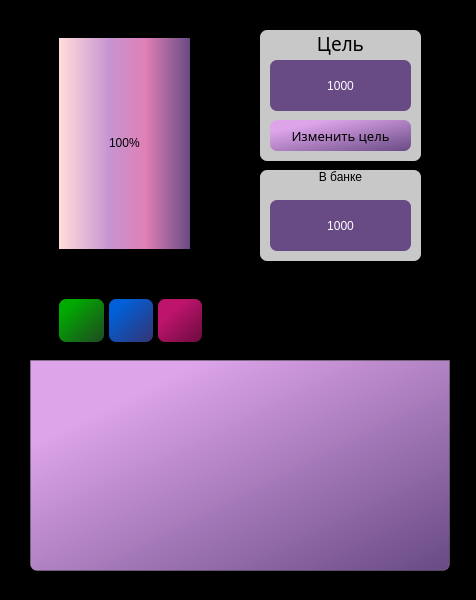
<?xml version="1.0" encoding="UTF-8"?>
<ui version="4.0">
 <class>MainWindow</class>
 <widget class="QMainWindow" name="MainWindow">
  <property name="geometry">
   <rect>
    <x>0</x>
    <y>0</y>
    <width>476</width>
    <height>600</height>
   </rect>
  </property>
  <property name="windowTitle">
   <string>Банка</string>
  </property>
  <property name="styleSheet">
   <string notr="true">background-color: rgb(0,0,0);</string>
  </property>
  <widget class="QWidget" name="centralwidget">
   <widget class="QWidget" name="banka" native="true">
    <property name="geometry">
     <rect>
      <x>30</x>
      <y>20</y>
      <width>191</width>
      <height>241</height>
     </rect>
    </property>
    <widget class="QProgressBar" name="progressBar">
     <property name="geometry">
      <rect>
       <x>29</x>
       <y>18</y>
       <width>131</width>
       <height>211</height>
      </rect>
     </property>
     <property name="styleSheet">
      <string notr="true">QProgressBar::chunk {
	background-color: qlineargradient(spread:pad, x1:0, y1:0.716, x2:1, y2:0.716, stop:0.0113636 rgba(255, 219, 219, 255), stop:0.386364 rgba(198, 148, 209, 255), stop:0.659091 rgba(224, 128, 182, 255), stop:1 rgba(104, 74, 132, 255));
}
QProgressBar {
text-align: center;
color: rgb(0, 0, 0);
font: 900 14pt &quot;Arial Black&quot;;
}
</string>
     </property>
     <property name="value">
      <number>100</number>
     </property>
     <property name="alignment">
      <set>Qt::AlignLeading|Qt::AlignLeft|Qt::AlignVCenter</set>
     </property>
     <property name="textVisible">
      <bool>true</bool>
     </property>
     <property name="orientation">
      <enum>Qt::Vertical</enum>
     </property>
    </widget>
    <widget class="QFrame" name="verticalFrame_2">
     <property name="geometry">
      <rect>
       <x>-10</x>
       <y>10</y>
       <width>211</width>
       <height>231</height>
      </rect>
     </property>
     <property name="styleSheet">
      <string notr="true">background-color: qlineargradient(spread:pad, x1:0, y1:0, x2:1, y2:1, stop:1 rgba(0, 0, 0, 0));
image: url(:/img/img/plese.png);</string>
     </property>
     <layout class="QVBoxLayout" name="verticalLayout_3"/>
    </widget>
   </widget>
   <widget class="QTableView" name="tableView">
    <property name="geometry">
     <rect>
      <x>30</x>
      <y>360</y>
      <width>420</width>
      <height>211</height>
     </rect>
    </property>
    <property name="styleSheet">
     <string notr="true">QTableView {
background-color: qlineargradient(spread:pad, x1:1, y1:1, x2:0.205, y2:0.198864, stop:0 rgba(104, 74, 132, 255), stop:1 rgba(221, 164, 233, 255)); 
border: 1px solid rgba(255,255,255,40);
border-bottom-right-radius: 7px; 
border-bottom-left-radius: 7px; 
color: black;
font: 700 8pt &quot;Arial Black&quot;;
}

QHeaderView::section {
background-color: rgb(104, 74, 132);
color: white;
border: none;
height: 50px;
font-size: 12pt;
}

QTableView::item {
    border-style: none;
    border-bottom: 1px solid rgba(255,255,255,50);

}

QTableView::item:selected{
	border: none;
	color: rgb(255, 255, 255);
    background-color: rgba(255, 255, 255, 50);
}</string>
    </property>
    <property name="verticalScrollBarPolicy">
     <enum>Qt::ScrollBarAlwaysOff</enum>
    </property>
    <property name="horizontalScrollBarPolicy">
     <enum>Qt::ScrollBarAlwaysOff</enum>
    </property>
    <property name="textElideMode">
     <enum>Qt::ElideMiddle</enum>
    </property>
    <property name="showGrid">
     <bool>false</bool>
    </property>
    <property name="sortingEnabled">
     <bool>true</bool>
    </property>
    <attribute name="horizontalHeaderDefaultSectionSize">
     <number>140</number>
    </attribute>
    <attribute name="verticalHeaderVisible">
     <bool>false</bool>
    </attribute>
   </widget>
   <widget class="QFrame" name="verticalFrame">
    <property name="geometry">
     <rect>
      <x>50</x>
      <y>290</y>
      <width>161</width>
      <height>61</height>
     </rect>
    </property>
    <layout class="QHBoxLayout" name="horizontalLayout">
     <property name="spacing">
      <number>5</number>
     </property>
     <item>
      <widget class="QPushButton" name="addButton">
       <property name="maximumSize">
        <size>
         <width>50</width>
         <height>50</height>
        </size>
       </property>
       <property name="font">
        <font>
         <family>Arial Black</family>
         <pointsize>14</pointsize>
         <italic>false</italic>
         <fontweight>ExtraBold</fontweight>
        </font>
       </property>
       <property name="mouseTracking">
        <bool>true</bool>
       </property>
       <property name="autoFillBackground">
        <bool>false</bool>
       </property>
       <property name="styleSheet">
        <string notr="true">QPushButton {
background-color: qlineargradient(spread:pad, x1:1, y1:1, x2:0.198, y2:0.1875, stop:0 rgba(32, 72, 34, 255), stop:1 rgba(0, 170, 0, 255));
border-radius: 7px;
font: 800 14pt &quot;Arial Black&quot;;
}
QPushButton:hover {
background-color: rgb(98, 190, 93);
border-radius: 7px;
font: 800 14pt &quot;Arial Black&quot;;
}
QPushButton:pressed {
background-color: rgb(32, 72, 34);
border-radius: 7px;
font: 800 14pt &quot;Arial Black&quot;;
}
</string>
       </property>
       <property name="text">
        <string/>
       </property>
       <property name="icon">
        <iconset resource="res_rc.qrc">
         <normaloff>:/img/img/add_circle.svg</normaloff>:/img/img/add_circle.svg</iconset>
       </property>
       <property name="iconSize">
        <size>
         <width>25</width>
         <height>25</height>
        </size>
       </property>
       <property name="checkable">
        <bool>false</bool>
       </property>
       <property name="autoDefault">
        <bool>false</bool>
       </property>
       <property name="default">
        <bool>false</bool>
       </property>
      </widget>
     </item>
     <item>
      <widget class="QPushButton" name="editButton">
       <property name="maximumSize">
        <size>
         <width>50</width>
         <height>50</height>
        </size>
       </property>
       <property name="font">
        <font>
         <family>Arial Black</family>
         <pointsize>14</pointsize>
         <italic>false</italic>
         <fontweight>ExtraBold</fontweight>
        </font>
       </property>
       <property name="styleSheet">
        <string notr="true">QPushButton {
background-color: qlineargradient(spread:pad, x1:1, y1:1, x2:0.198, y2:0.1875, stop:0 rgba(51, 52, 115, 255), stop:1 rgba(0, 96, 217, 255));
border-radius: 7px;
font: 800 14pt &quot;Arial Black&quot;;
}
QPushButton:hover {
background-color: rgb(144, 155, 255);
border-radius: 7px;
font: 800 14pt &quot;Arial Black&quot;;
}
QPushButton:pressed {
background-color: rgb(0, 0, 161);
border-radius: 7px;
font: 800 14pt &quot;Arial Black&quot;;
}</string>
       </property>
       <property name="text">
        <string/>
       </property>
       <property name="icon">
        <iconset resource="res_rc.qrc">
         <normaloff>:/img/img/edit_FILL0.svg</normaloff>:/img/img/edit_FILL0.svg</iconset>
       </property>
       <property name="iconSize">
        <size>
         <width>25</width>
         <height>25</height>
        </size>
       </property>
      </widget>
     </item>
     <item>
      <widget class="QPushButton" name="deleteButton">
       <property name="maximumSize">
        <size>
         <width>50</width>
         <height>50</height>
        </size>
       </property>
       <property name="font">
        <font>
         <family>Arial Black</family>
         <pointsize>14</pointsize>
         <italic>false</italic>
         <fontweight>ExtraBold</fontweight>
        </font>
       </property>
       <property name="styleSheet">
        <string notr="true">QPushButton {
background-color: qlineargradient(spread:pad, x1:1, y1:1, x2:0.324227, y2:0.267, stop:0 rgba(106, 11, 62, 255), stop:1 rgba(191, 20, 108, 255));
border-radius: 7px;
font: 800 14pt &quot;Arial Black&quot;;
}
QPushButton:hover {
background-color: rgb(217, 76, 149);
border-radius: 7px;
font: 800 14pt &quot;Arial Black&quot;;
}
QPushButton:pressed {
background-color: rgb(106, 11, 62);
border-radius: 7px;
font: 800 14pt &quot;Arial Black&quot;;
}</string>
       </property>
       <property name="text">
        <string/>
       </property>
       <property name="icon">
        <iconset resource="res_rc.qrc">
         <normaloff>:/img/img/delete_FILL0.svg</normaloff>:/img/img/delete_FILL0.svg</iconset>
       </property>
       <property name="iconSize">
        <size>
         <width>25</width>
         <height>25</height>
        </size>
       </property>
      </widget>
     </item>
    </layout>
   </widget>
   <widget class="QLabel" name="target">
    <property name="geometry">
     <rect>
      <x>270</x>
      <y>60</y>
      <width>141</width>
      <height>51</height>
     </rect>
    </property>
    <property name="styleSheet">
     <string notr="true">background-color: rgb(104, 74, 132);
font: 20pt &quot;Swis721 BlkCn BT&quot;;
color: rgb(255, 255, 255);
border-radius: 7px;</string>
    </property>
    <property name="text">
     <string>1000</string>
    </property>
    <property name="scaledContents">
     <bool>false</bool>
    </property>
    <property name="alignment">
     <set>Qt::AlignCenter</set>
    </property>
   </widget>
   <widget class="QLabel" name="labelTarget">
    <property name="geometry">
     <rect>
      <x>260</x>
      <y>30</y>
      <width>161</width>
      <height>131</height>
     </rect>
    </property>
    <property name="font">
     <font>
      <family>Arial Black</family>
      <pointsize>14</pointsize>
      <italic>false</italic>
      <fontweight>Black</fontweight>
     </font>
    </property>
    <property name="styleSheet">
     <string notr="true">background-color: rgba(255, 255, 255,200);
font: 900 14pt &quot;Arial Black&quot;;
border-radius:7px;</string>
    </property>
    <property name="text">
     <string>Цель</string>
    </property>
    <property name="alignment">
     <set>Qt::AlignHCenter|Qt::AlignTop</set>
    </property>
   </widget>
   <widget class="QLabel" name="labelCurrent">
    <property name="geometry">
     <rect>
      <x>260</x>
      <y>170</y>
      <width>161</width>
      <height>91</height>
     </rect>
    </property>
    <property name="styleSheet">
     <string notr="true">background-color: rgba(255, 255, 255,200);
font: 900 14pt &quot;Arial Black&quot;;
border-radius:7px;</string>
    </property>
    <property name="text">
     <string>В банке</string>
    </property>
    <property name="alignment">
     <set>Qt::AlignHCenter|Qt::AlignTop</set>
    </property>
   </widget>
   <widget class="QLabel" name="labelTarget_2">
    <property name="geometry">
     <rect>
      <x>370</x>
      <y>30</y>
      <width>31</width>
      <height>31</height>
     </rect>
    </property>
    <property name="font">
     <font>
      <family>Swis721 BlkCn BT</family>
      <pointsize>16</pointsize>
      <italic>false</italic>
      <bold>false</bold>
     </font>
    </property>
    <property name="styleSheet">
     <string notr="true">background-color: qlineargradient(spread:pad, x1:0, y1:0, x2:1, y2:1, stop:1 rgba(0, 0, 0, 0));</string>
    </property>
    <property name="text">
     <string/>
    </property>
    <property name="pixmap">
     <pixmap resource="res_rc.qrc">:/img/img/target_FILL0.svg</pixmap>
    </property>
    <property name="alignment">
     <set>Qt::AlignHCenter|Qt::AlignTop</set>
    </property>
   </widget>
   <widget class="QPushButton" name="targetButton">
    <property name="geometry">
     <rect>
      <x>270</x>
      <y>120</y>
      <width>141</width>
      <height>31</height>
     </rect>
    </property>
    <property name="maximumSize">
     <size>
      <width>16777215</width>
      <height>50</height>
     </size>
    </property>
    <property name="font">
     <font>
      <family>Arial Black</family>
      <pointsize>10</pointsize>
      <italic>false</italic>
      <fontweight>ExtraBold</fontweight>
     </font>
    </property>
    <property name="mouseTracking">
     <bool>true</bool>
    </property>
    <property name="autoFillBackground">
     <bool>false</bool>
    </property>
    <property name="styleSheet">
     <string notr="true">QPushButton {
background-color: qlineargradient(spread:pad, x1:1, y1:1, x2:0.205, y2:0.198864, stop:0 rgba(104, 74, 132, 255), stop:1 rgba(221, 164, 233, 255));
border-radius: 7px;
font: 800 10pt &quot;Arial Black&quot;;
}
QPushButton:hover {
background-color: rgb(216, 179, 229);
border-radius: 7px;
font: 800 10pt &quot;Arial Black&quot;;
}
QPushButton:pressed {
background-color: rgb(104, 74, 132);
border-radius: 7px;
font: 800 10pt &quot;Arial Black&quot;;
}
</string>
    </property>
    <property name="text">
     <string>Изменить цель</string>
    </property>
    <property name="checkable">
     <bool>false</bool>
    </property>
    <property name="autoDefault">
     <bool>false</bool>
    </property>
    <property name="default">
     <bool>false</bool>
    </property>
   </widget>
   <widget class="QLabel" name="current">
    <property name="geometry">
     <rect>
      <x>270</x>
      <y>200</y>
      <width>141</width>
      <height>51</height>
     </rect>
    </property>
    <property name="styleSheet">
     <string notr="true">background-color: rgb(104, 74, 132);
font: 20pt &quot;Swis721 BlkCn BT&quot;;
color: rgb(255, 255, 255);
border-radius: 7px;</string>
    </property>
    <property name="text">
     <string>1000</string>
    </property>
    <property name="scaledContents">
     <bool>false</bool>
    </property>
    <property name="alignment">
     <set>Qt::AlignCenter</set>
    </property>
   </widget>
   <zorder>labelCurrent</zorder>
   <zorder>banka</zorder>
   <zorder>tableView</zorder>
   <zorder>verticalFrame</zorder>
   <zorder>labelTarget</zorder>
   <zorder>target</zorder>
   <zorder>labelTarget_2</zorder>
   <zorder>targetButton</zorder>
   <zorder>current</zorder>
  </widget>
 </widget>
 <resources>
  <include location="res_rc.qrc"/>
  <include location="res_rc.qrc"/>
  <include location="res_rc.qrc"/>
 </resources>
 <connections/>
</ui>
